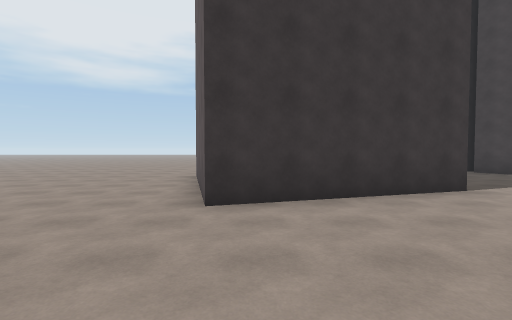
[1] (above)

24 first-person views from a walk through a 3-D level made in the Unity game engine. The camera is 1.5 m above the floor, tilts 2° down and sees 85° across. The floor is counted in squares, 2 m on a side. Each view is taken from the middle of a square. On the plan, view 1 faces up. The plan holds only what a view shows up to about 10 squares ahead; the rest is blank. The place goes on beyond the plan. The player is left out.

[2]
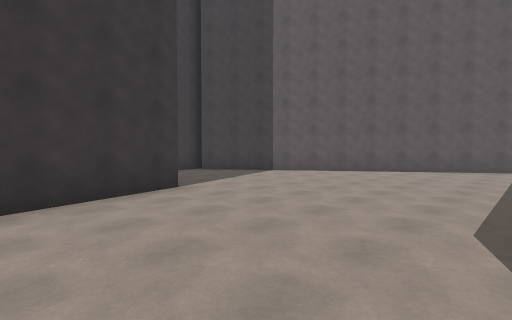

[3]
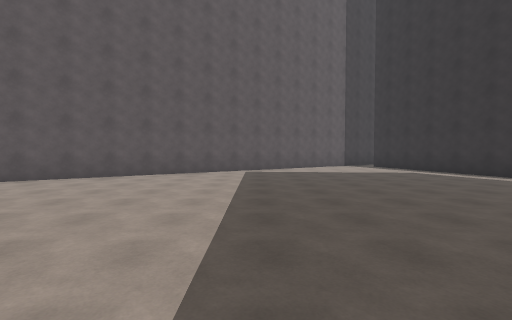

[4]
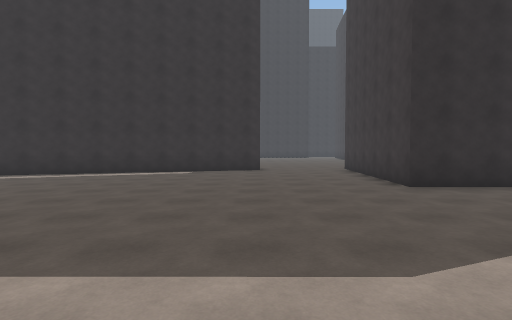

[5]
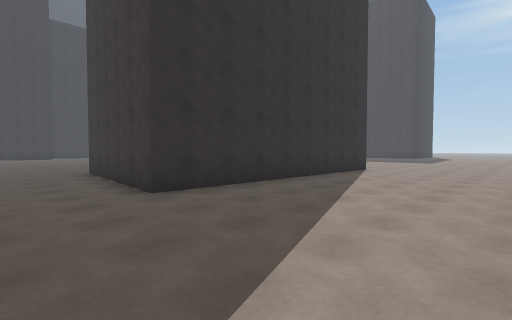

[6]
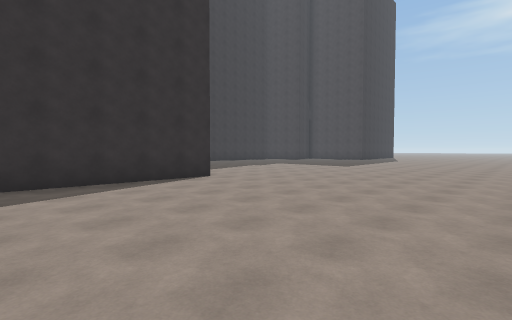

[7]
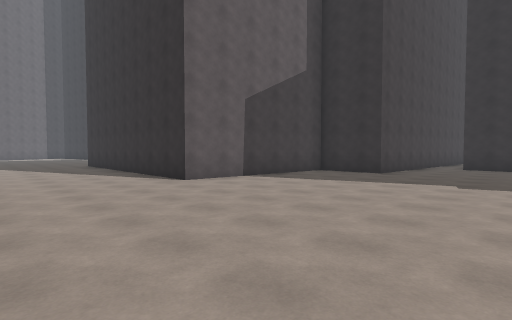

[8]
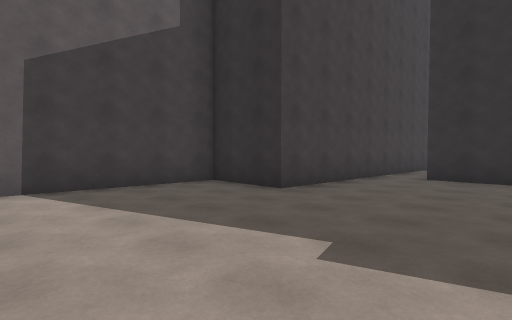

[9]
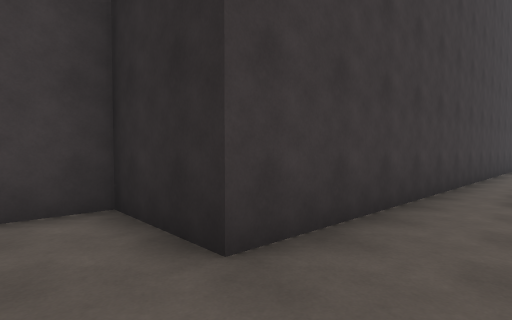

[10]
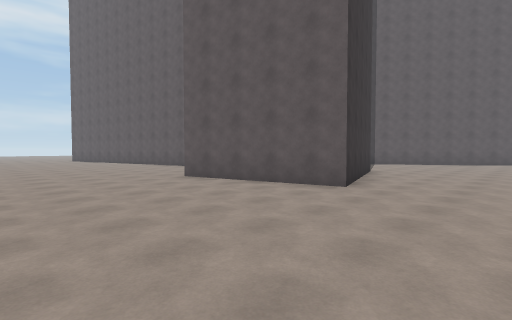

[11]
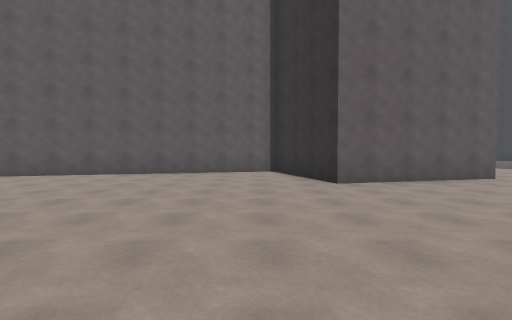

[12]
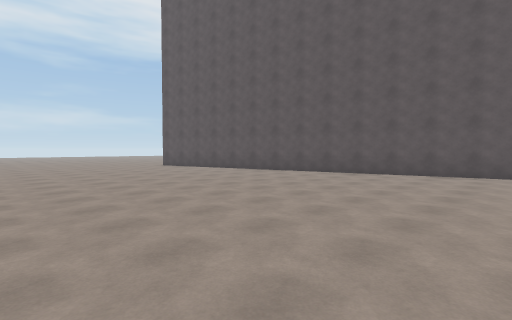

[13]
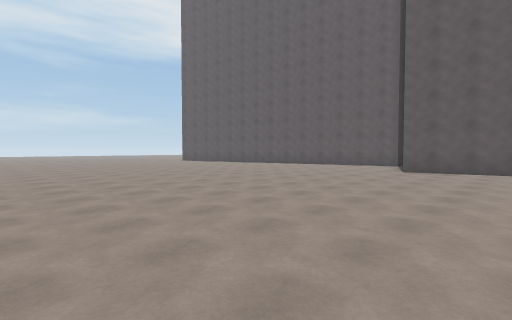

[14]
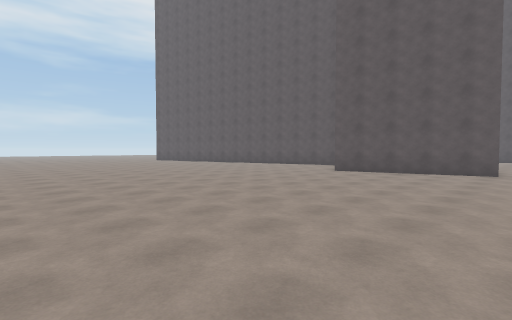

[15]
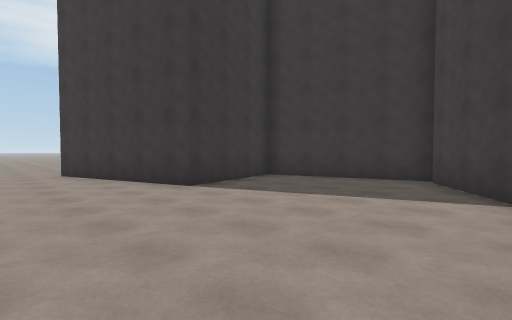

[16]
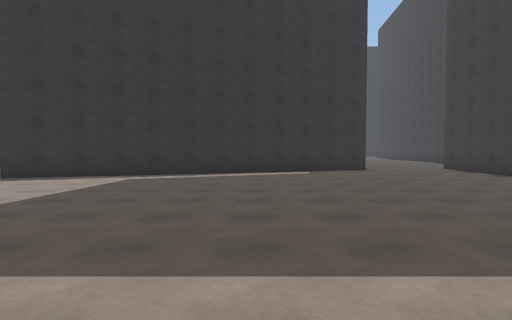

[17]
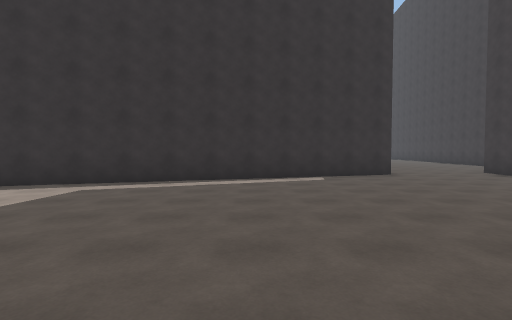

[18]
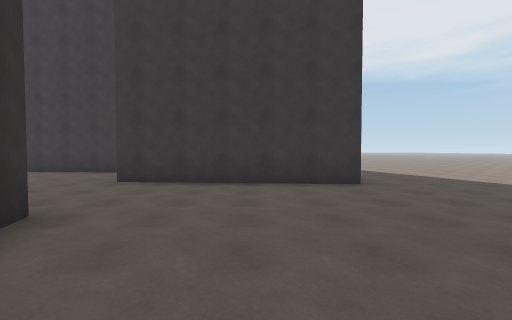

[19]
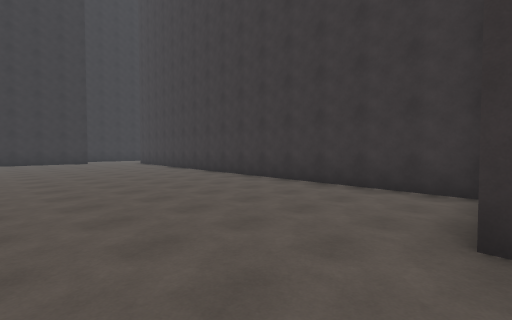

[20]
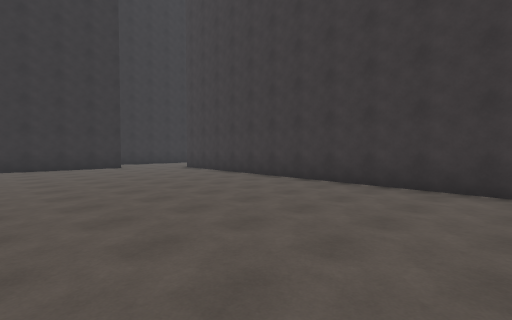

[21]
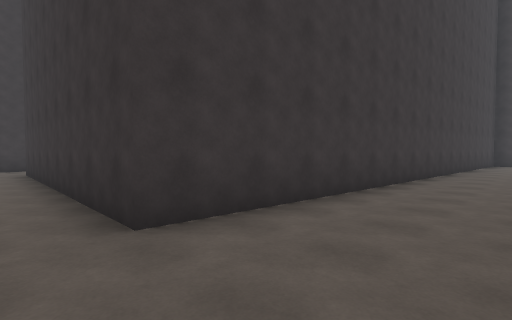

[22]
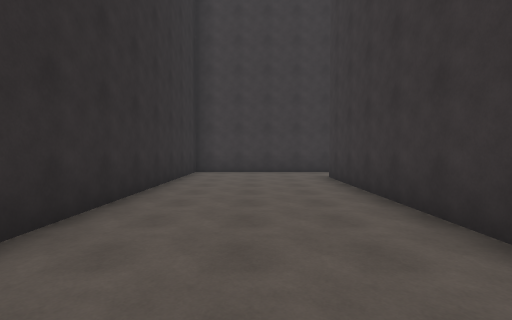

[23]
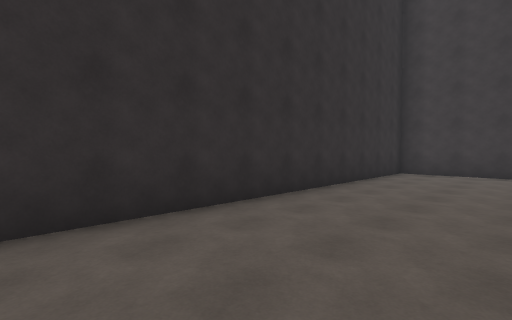

[24]
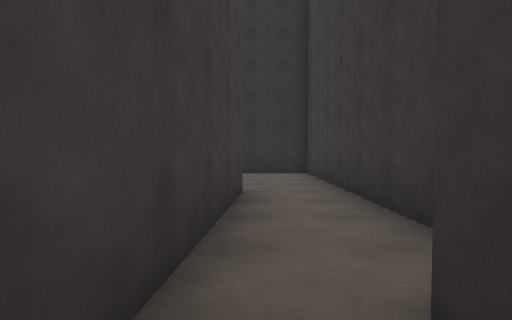

### Floor plan
Points are (right, up) in squares from view 1. A wall is a line through its corners. A room is listed if a view was taken in it or the views show most of it. See-through windows are left out.
Room 1 (views 1, 2, 3, 4, 5, 6, 7, 8, 9, 10, 11, 12, 13, 14, 15, 16, 17, 18, 19, 24)
walls: (7.8, 9.9) (3.1, 8.4) (3.9, 5.1) (-0.7, 3.7) (-1.7, 8.2) (1.9, 9.3) (-0.1, 17.4); (4.8, -8.6) (15.8, -5.4); (13.3, 0.4) (7.3, 9.4); (-12.8, -13) (-11, -13); (-11.7, -20.7) (-11.7, -21.2); (-10.5, -21.5) (-9.5, -9.2) (-7.3, -9.2) (-6.8, -3.7) (1.9, -3.7) (1.4, -9.4)
ways out: opening at (-11, -22) to room 2; opening at (3, -10) to room 2
Room 2 (views 20, 21, 22, 23)
walls: (2.1, -26.3) (3.6, -26.3); (-1.4, -9.5) (-2.6, -25) (-10.8, -25) (-10.5, -21.5); (-12.7, -22.5) (-12.7, -29.1) (-3, -29.1)
ways out: opening at (-11, -22) to room 1; opening at (3, -10) to room 1

Where each view was taken, in squares from view 1:
view 1: 0 up, 0 right, facing up
view 2: 0 up, 1 right, facing up-right
view 3: 0 up, 3 right, facing right
view 4: 2 up, 5 right, facing down
view 5: 1 up, 4 right, facing down-left
view 6: 3 up, 2 left, facing down-left
view 7: 0 up, 13 left, facing down-right
view 8: 5 down, 13 left, facing down-right
view 9: 8 down, 11 left, facing down-right
view 10: 1 up, 6 left, facing up-right
view 11: 10 up, 8 left, facing right
view 12: 10 up, 8 left, facing up-right
view 13: 5 up, 12 left, facing up-right
view 14: 3 up, 11 left, facing up-right
view 15: 2 up, 9 right, facing up-left
view 16: 2 up, 9 right, facing down
view 17: 0 up, 9 right, facing down
view 18: 6 down, 8 right, facing left
view 19: 9 down, 4 right, facing down-left
view 20: 14 down, 4 right, facing down-left
view 21: 26 down, 0 right, facing up-left
view 22: 27 down, 3 left, facing left
view 23: 26 down, 3 left, facing down-left
view 24: 20 down, 11 left, facing down
